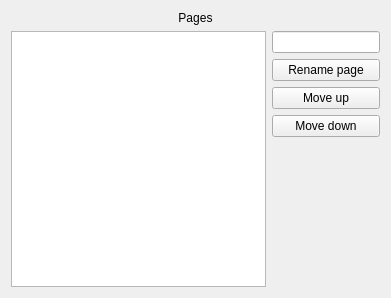
<?xml version="1.0" encoding="UTF-8"?>
<ui version="4.0">
 <class>TabbingGroupConfig</class>
 <widget class="QWidget" name="TabbingGroupConfig">
  <property name="geometry">
   <rect>
    <x>0</x>
    <y>0</y>
    <width>391</width>
    <height>298</height>
   </rect>
  </property>
  <property name="windowTitle">
   <string>Pages</string>
  </property>
  <layout class="QHBoxLayout" name="horizontalLayout">
   <item>
    <layout class="QVBoxLayout" name="verticalLayout_3">
     <item>
      <widget class="QLabel" name="label">
       <property name="text">
        <string>Pages</string>
       </property>
       <property name="alignment">
        <set>Qt::AlignCenter</set>
       </property>
      </widget>
     </item>
     <item>
      <layout class="QHBoxLayout" name="horizontalLayout_2">
       <item>
        <widget class="QListWidget" name="listWidget"/>
       </item>
       <item>
        <layout class="QVBoxLayout" name="verticalLayout"/>
       </item>
       <item>
        <layout class="QVBoxLayout" name="verticalLayout_2">
         <item>
          <widget class="KLineEdit" name="tileEdit"/>
         </item>
         <item>
          <widget class="QPushButton" name="modButton">
           <property name="text">
            <string>Rename page</string>
           </property>
          </widget>
         </item>
         <item>
          <widget class="QPushButton" name="upButton">
           <property name="text">
            <string>Move up</string>
           </property>
          </widget>
         </item>
         <item>
          <widget class="QPushButton" name="downButton">
           <property name="text">
            <string>Move down</string>
           </property>
          </widget>
         </item>
         <item>
          <spacer name="verticalSpacer">
           <property name="orientation">
            <enum>Qt::Vertical</enum>
           </property>
           <property name="sizeHint" stdset="0">
            <size>
             <width>20</width>
             <height>40</height>
            </size>
           </property>
          </spacer>
         </item>
        </layout>
       </item>
      </layout>
     </item>
    </layout>
   </item>
  </layout>
 </widget>
 <customwidgets>
  <customwidget>
   <class>KLineEdit</class>
   <extends>QLineEdit</extends>
   <header>klineedit.h</header>
  </customwidget>
 </customwidgets>
 <connections/>
 <slots>
  <signal>add()</signal>
  <signal>mod()</signal>
  <signal>del()</signal>
  <signal>up()</signal>
  <signal>down()</signal>
 </slots>
</ui>
